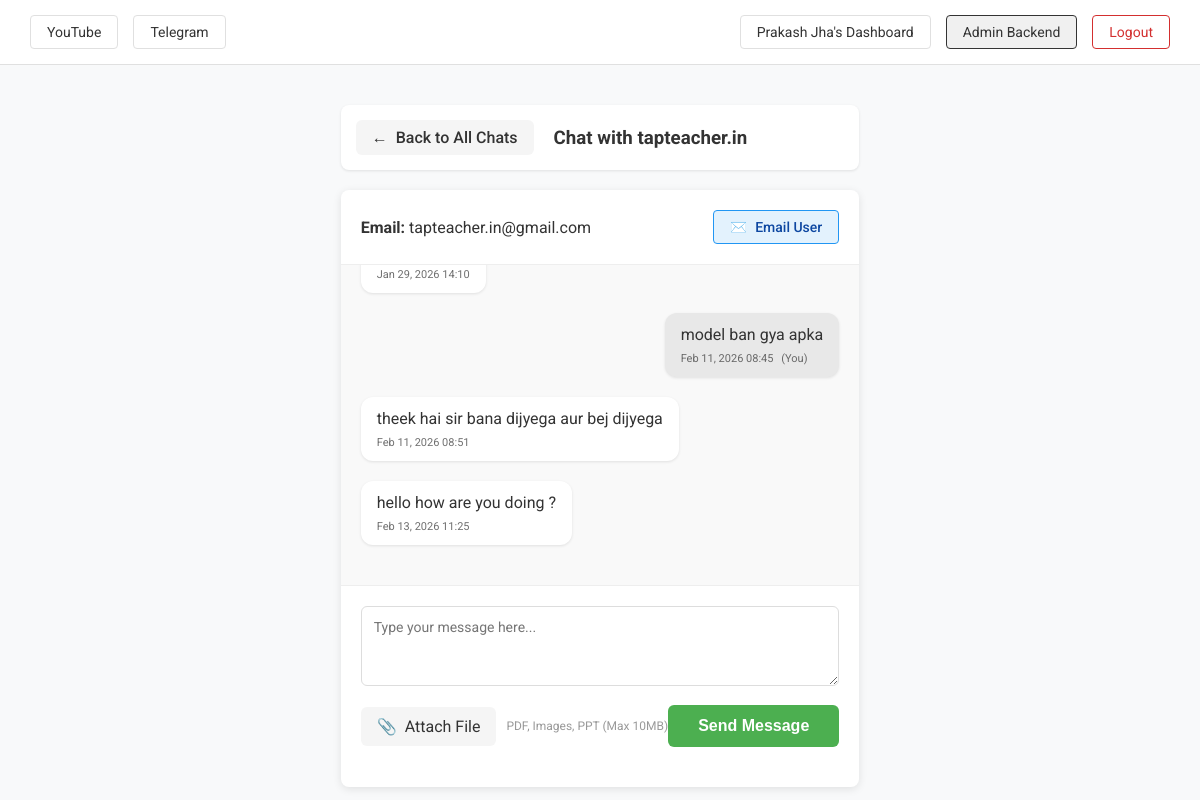
/manage/chat/4/ (signed in), run on the app's committed database.
### core/models.py (models this page shows, shortened)
class UserVerification(models.Model):
    user = models.OneToOneField(User, on_delete=models.CASCADE, related_name='verification')
    full_name = models.CharField(max_length=255, blank=True)
    phone_number = models.CharField(max_length=20, blank=True)
    gender = models.CharField(max_length=20, choices=[('Male', 'Male'), ('Female', 'Female'), ('Other', 'Other')], blank=True, null=True)
    dob = models.DateField(blank=True, null=True)
    unique_number = models.CharField(max_length=50, blank=True)
    additional_email = models.EmailField(blank=True, null=True)
    highest_qual_desc = models.TextField(blank=True)
    highest_qual_file = models.FileField(upload_to='verification/qualifications/', storage=get_raw_storage, blank=True, null=True)
    edu_cert_desc = models.TextField(blank=True)
    edu_cert_file = models.FileField(upload_to='verification/certificates/', storage=get_raw_storage, blank=True, null=True)
    exp_desc = models.TextField(blank=True)
    exp_file = models.FileField(upload_to='verification/experience/', storage=get_raw_storage, blank=True, null=True)
    expected_salary = models.CharField(max_length=100, blank=True)
    salary_statement_file = models.FileField(upload_to='verification/salary/', storage=get_raw_storage, blank=True, null=True)
    resume = models.FileField(upload_to='verification/resumes/', storage=get_raw_storage, blank=True, null=True)
    last_syllabus_visit = models.DateTimeField(blank=True, null=True)
    location_preferences = models.JSONField(default=list, blank=True)
    alert_engagement_score = models.IntegerField(default=0, help_text="Number of times user explicitly applied to jobs.")
    viewed_vacancies = models.ManyToManyField(VacancyPost, blank=True, related_name='viewed_by_users', help_text="Jobs proactively viewed before alert sending.")
    updated_at = models.DateTimeField(auto_now=True)

class ChatMessage(models.Model):
    ATTACHMENT_TYPE_CHOICES = [
        ('image', 'Image'),
        ('pdf', 'PDF'),
        ('ppt', 'PowerPoint'),
        ('other', 'Other'),
    ]
    user = models.ForeignKey(User, on_delete=models.CASCADE, related_name='chat_messages')
    sender_is_admin = models.BooleanField(default=False, help_text="True if admin sent this message")
    message_text = models.TextField(blank=True, null=True)
    attachment = models.FileField(upload_to='chat_attachments/', storage=get_raw_storage, blank=True, null=True)
    attachment_type = models.CharField(max_length=20, choices=ATTACHMENT_TYPE_CHOICES, blank=True, null=True)
    created_at = models.DateTimeField(auto_now_add=True)
    is_read = models.BooleanField(default=False)
    class Meta:
        ordering = ['created_at']

### core/views.py (the view)
# urls.py: path('manage/chat/<int:user_id>/', views.user_chat_detail, name='user_chat_detail'),
@login_required(login_url='login_view')
def user_chat_detail(request, user_id):
    if not request.user.is_superuser:
        return redirect('home')
    from .models import ChatMessage
    chat_user = get_object_or_404(User, id=user_id)
    ChatMessage.objects.filter(user=chat_user, sender_is_admin=False, is_read=False).update(is_read=True)
    messages = ChatMessage.objects.filter(user=chat_user).order_by('created_at')
    from .models import EmailTemplate
    email_templates = EmailTemplate.objects.all().order_by('category', 'subject')
    return render(request, 'core/admin_chat_detail.html', {
        'chat_user': chat_user,
        'messages': messages,
        'email_templates': email_templates,
    })

### core/context_processors.py (called while the page is built)
def user_verification_context(request):
    context = {
        'user_first_name': None,
        'user_full_name': None
    }
    if request.user.is_authenticated:
        try:
            if hasattr(request.user, 'verification'):
                verification = request.user.verification
                if verification.full_name:
                    context['user_full_name'] = verification.full_name
                    context['user_first_name'] = verification.full_name.split()[0]
        except:
            pass
    return context

def site_settings(request):
    from .models import SiteSettings
    settings = SiteSettings.objects.first()
    if not settings:
        settings = SiteSettings.objects.create()
    return {'site_settings': settings}

### core/models.py (called while the page is built)
    @property
    def formatted_youtube_url(self):
        url = self.youtube_link.strip()
        if url.lower().startswith(('http://', 'https://')):
            return url
        if not url.startswith('@'):
            url = f"@{url}"
        return f"https://www.youtube.com/{url}"

    @property
    def formatted_telegram_url(self):
        url = self.telegram_link.strip()
        if url.lower().startswith(('http://', 'https://')):
            return url
        clean_username = url.lstrip('@')
        return f"https://t.me/{clean_username}"

### core/templates/core/admin_chat_detail.html (shortened to what this page needs)
{% extends 'core/base.html' %}
{% load static %}
{% block content %}
<div style="max-width: 95%; margin: 20px auto 100px auto; padding: 0 20px;">
    <div
        style="margin-bottom: 20px; background: white; padding: 15px; border-radius: 8px; box-shadow: 0 1px 3px rgba(0,0,0,0.1); display: flex; align-items: center;">
        <a href="{% url 'user_chat_list' %}"
            style="display: inline-flex; align-items: center; gap: 8px; padding: 8px 16px; background: #f5f5f5; border-radius: 6px; text-decoration: none; color: #333; font-weight: 500;">
            <span>←</span> Back to All Chats
        </a>
        <h3 style="margin: 0 0 0 20px; color: #333;">Chat with {{ chat_user.get_full_name|default:chat_user.username }}
        </h3>
    </div>
    <div style="background: white; border-radius: 8px; box-shadow: 0 2px 8px rgba(0,0,0,0.1); overflow: hidden;">
        <div
            style="padding: 20px; border-bottom: 1px solid #eee; display: flex; justify-content: space-between; align-items: center; flex-wrap: wrap; gap: 10px;">
            <p style="margin: 0; font-size: 16px; color: #333;"><strong>Email:</strong> {{ chat_user.email }}</p>
            <div style="display: flex; align-items: center; gap: 10px;">
                <a id="chat-email-btn"
                    href="mailto:{{ chat_user.email }}?subject=Reply from TapTeacher&body=Hello {{ chat_user.first_name|default:'User' }},"
                    style="display: inline-flex; align-items: center; gap: 8px; padding: 8px 16px; background: #e3f2fd; border: 1px solid #2196f3; border-radius: 4px; text-decoration: none; color: #0d47a1; font-size: 14px; font-weight: 500;">
                    <span>✉️</span> Email User
                </a>
            </div>
        </div>
        <div id="messages-container"
            style="height: 40vh; min-height: 300px; overflow-y: auto; padding: 20px; background: #f9f9f9;">
            {% if messages %}
            {% for msg in messages %}
            <div
                style="margin-bottom: 20px; display: flex; {% if msg.sender_is_admin %}justify-content: flex-end;{% else %}justify-content: flex-start;{% endif %}">
                <div
                    style="max-width: 70%; {% if msg.sender_is_admin %}background: #e8e8e8;{% else %}background: white;{% endif %} color: #333; padding: 12px 16px; border-radius: 12px; box-shadow: 0 1px 3px rgba(0,0,0,0.1);">
                    {% if msg.message_text %}
                    <p style="margin: 0; word-wrap: break-word;">{{ msg.message_text }}</p>
                    {% endif %}
                    <p style="margin: 8px 0 0 0; font-size: 11px; opacity: 0.7;">
                        {{ msg.created_at|date:"M d, Y H:i" }}
                        {% if msg.sender_is_admin %}<span style="margin-left: 5px;">(You)</span>{% endif %}
                    </p>
                </div>
            </div>
            {% endfor %}
            {% else %}
            <div style="text-align: center; padding: 60px 20px; color: #999;">
                <p style="margin: 0; font-size: 16px;">No messages yet</p>
                <p style="margin-top: 10px;">Start the conversation below</p>
            </div>
            {% endif %}
        </div>
        <form method="POST" action="{% url 'admin_send_message' chat_user.id %}" enctype="multipart/form-data"
            style="padding: 20px; background: white; border-top: 1px solid #eee; margin-bottom: 20px;">
            <div style="margin-bottom: 15px;">
                <textarea name="message_text" placeholder="Type your message here..."
                    style="width: 100%; min-height: 80px; padding: 12px; border: 1px solid #ddd; border-radius: 6px; font-family: inherit; font-size: 14px; resize: vertical;"></textarea>
            </div>
            <div style="display: flex; justify-content: space-between; align-items: center;">
                <div style="display: flex; align-items: center; gap: 10px;">
                    <label
                        style="display: inline-flex; align-items: center; gap: 8px; padding: 10px 16px; background: #f5f5f5; border-radius: 6px; cursor: pointer;">
                        <span>📎</span>
                        <span>Attach File</span>
                    </label>
                    <span style="font-size: 12px; color: #999;">PDF, Images, PPT (Max 10MB)</span>
                </div>
                <button type="submit"
                    style="padding: 12px 30px; background: #4CAF50; color: white; border: none; border-radius: 6px; font-size: 16px; cursor: pointer; font-weight: 600;">
                    Send Message
                </button>
            </div>
        </form>
    </div>
</div>
{% endblock %}

### core/templates/core/base.html (shortened to what this page needs)
{% load static %}
<!DOCTYPE html>
<html lang="en">
<head>
    <link rel="stylesheet" href="{% static 'css/styles.css' %}?v=8">
</head>
<body>
    <header class="main-header">
        <div class="header-content">
            <div class="header-left">
                <a href="{{ site_settings.formatted_youtube_url }}" target="_blank" class="btn-header">YouTube</a>
                <a href="{{ site_settings.formatted_telegram_url }}" target="_blank" class="btn-header">Telegram</a>
            </div>
            <div class="header-right">
                {% if user.is_authenticated %}
                <a href="{% url 'user_dashboard' %}" class="btn-header">{% if user_full_name %}{{ user_full_name }}'s
                    Dashboard{% else %}User Dashboard{% endif %}</a>
                {% endif %}
                {% if user.is_authenticated and user.is_superuser %}
                <a href="{% url 'admin_dashboard' %}" class="btn-header"
                    style="background-color: #f0f0f0; border-color: #333;">Admin Backend</a>
                {% endif %}
                {% if user.is_authenticated %}
                <a href="{% url 'logout_view' %}" class="btn-header"
                    style="border-color: #d32f2f; color: #d32f2f;">Logout</a>
                {% else %}
                <a href="{% url 'login_view' %}" class="btn-header">Login / Sign Up</a>
                {% endif %}
            </div>
        </div>
    </header>
    <div class="main-container">
        {% block content %}
        {% endblock %}
    </div>
</body>
</html>

### static/css/styles.css (style rules this page uses)
* { box-sizing: border-box; margin: 0; padding: 0; }
html, body { height: 100%; overflow: hidden; }
body { font-family: 'Roboto', sans-serif; background-color: #f8f9fa; color: #333; display: flex; flex-direction: column; }
a { text-decoration: none; color: inherit; }
.main-header { background-color: #fff; padding: 15px 30px; border-bottom: 1px solid #e0e0e0; flex-shrink: 0; }
.header-content { max-width: 1200px; margin: 0 auto; display: flex; justify-content: space-between; align-items: center; }
.header-left, .header-right { display: flex; gap: 15px; }
.btn-header { border: 1px solid #e0e0e0; padding: 8px 16px; border-radius: 4px; font-size: 14px; color: #333; background-color: #fff; transition: all 0.3s ease; }
.main-container { padding: 20px 30px 40px 30px; flex-grow: 1; display: flex; flex-direction: column; overflow: hidden; }

### data on the page
UserVerification: full_name "Prakash Jha"
ChatMessage: created_at "Jan 29, 2026 14:10"
ChatMessage: message_text "model ban gya apka", created_at "Feb 11, 2026 08:45", sender_is_admin "(You)"
ChatMessage: message_text "theek hai sir bana dijyega aur bej dijyega", created_at "Feb 11, 2026 08:51"
ChatMessage: message_text "hello how are you doing ?", created_at "Feb 13, 2026 11:25"

### other printed values
{{ chat_user.get_full_name|default:chat_user.username }} "tapteacher.in"
{{ chat_user.email }} "tapteacher.in@gmail.com"
